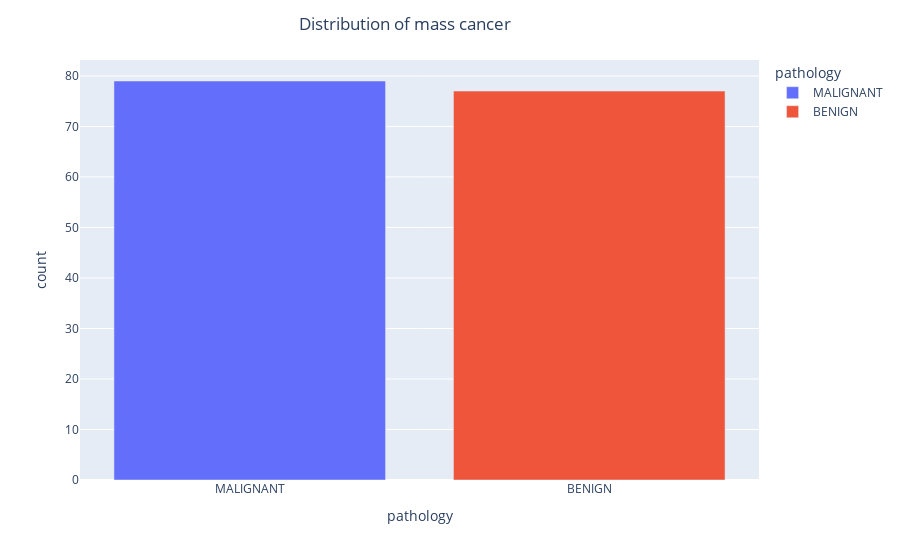

Here is the notebook cell this chart was saved with:
### Code cell
# plot the distribution at this point.
show_bar_plot(X_test, output_folder, "cancer_distr_test")

### Figure 1 — Plotly figure (JSON) as saved in the notebook; plotly's stock layout.template omitted (floating-point values rounded to 4 significant figures)
{"data": [{"alignmentgroup": "True", "hovertemplate": "pathology=%{x}<br>count=%{y}<extra></extra>", "legendgroup": "MALIGNANT", "marker": {"color": "#636efa", "pattern": {"shape": ""}}, "name": "MALIGNANT", "offsetgroup": "MALIGNANT", "orientation": "v", "showlegend": true, "textposition": "auto", "type": "bar", "x": ["MALIGNANT"], "xaxis": "x", "y": [79], "yaxis": "y"}, {"alignmentgroup": "True", "hovertemplate": "pathology=%{x}<br>count=%{y}<extra></extra>", "legendgroup": "BENIGN", "marker": {"color": "#EF553B", "pattern": {"shape": ""}}, "name": "BENIGN", "offsetgroup": "BENIGN", "orientation": "v", "showlegend": true, "textposition": "auto", "type": "bar", "x": ["BENIGN"], "xaxis": "x", "y": [77], "yaxis": "y"}], "layout": {"barmode": "relative", "legend": {"title": {"text": "pathology"}, "tracegroupgap": 0}, "margin": {"t": 60}, "title": {"text": "Distribution of mass cancer", "x": 0.45}, "xaxis": {"anchor": "y", "categoryarray": ["MALIGNANT", "BENIGN"], "categoryorder": "array", "domain": [0, 1], "title": {"text": "pathology"}}, "yaxis": {"anchor": "x", "domain": [0, 1], "title": {"text": "count"}}}}
